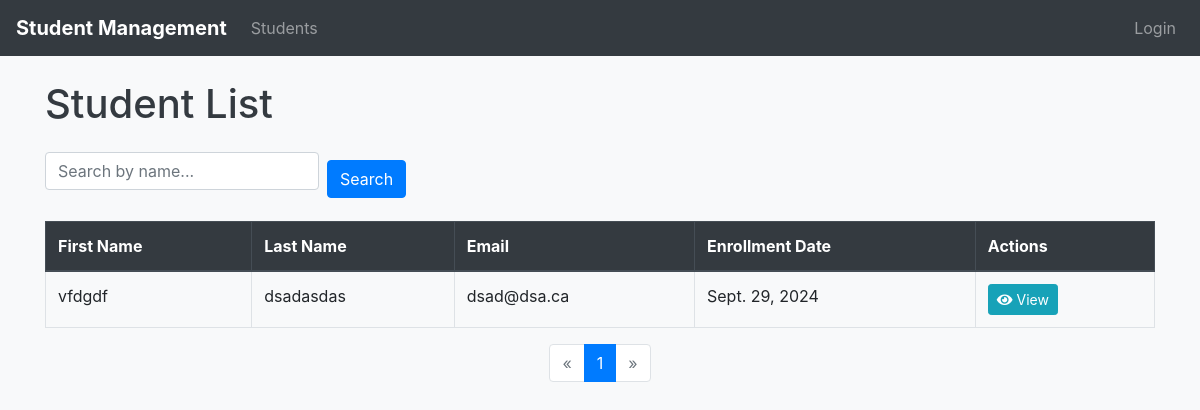
The app's page /, older data.
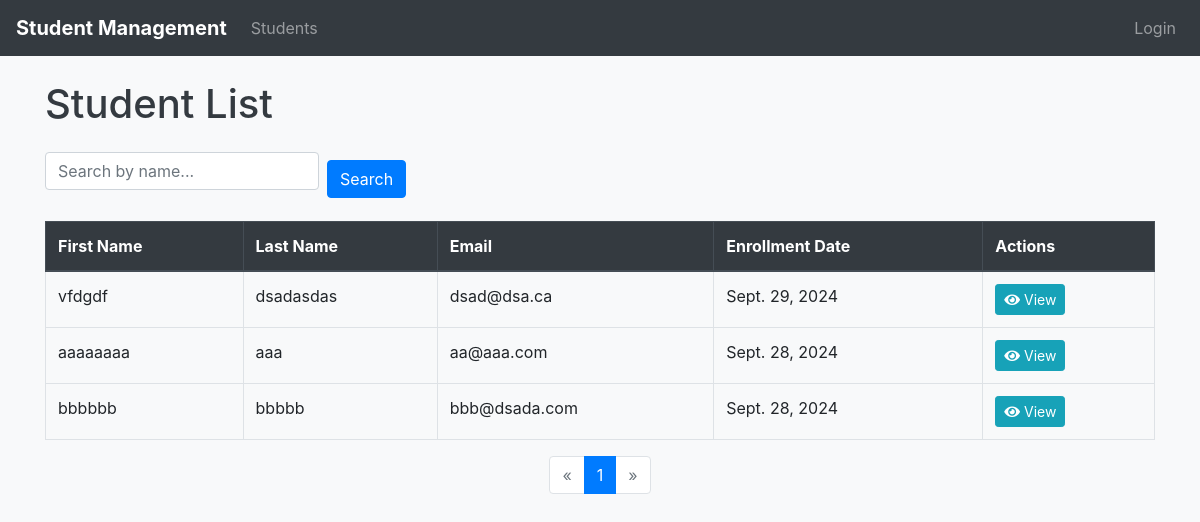
The same page, newer data.
### students/models.py (models this page shows)
class Student(models.Model):
    first_name = models.CharField(max_length=50)
    last_name = models.CharField(max_length=50)
    email = models.EmailField(unique=True)
    date_of_birth = models.DateField()
    enrollment_date = models.DateField()
    grade = models.IntegerField()

### students/views.py (the view)
# urls.py: path('', views.student_list, name='student_list'),
def student_list(request):
    query = request.GET.get('q')
    student_list = Student.objects.all()
    if query:
        student_list = student_list.filter(
            models.Q(first_name__icontains=query) | models.Q(last_name__icontains=query)
        )
    paginator = Paginator(student_list, 10)  # Show 10 students per page
    page = request.GET.get('page')
    try:
        students = paginator.page(page)
    except PageNotAnInteger:
        students = paginator.page(1)
    except EmptyPage:
        students = paginator.page(paginator.num_pages)
    context = {'students': students}
    return render(request, 'students/student_list.html', context)

### students/templates/students/student_list.html (shortened to what this page needs)
{% extends 'base.html' %}
{% load static %}
{% block content %}
<h1 class="mb-4">Student List</h1>
<form method="get" action="." class="form-inline mb-3">
    <div class="form-group mr-2">
        <input type="text" name="q" placeholder="Search by name..." class="form-control" value="{{ request.GET.q }}">
    </div>
    <button type="submit" class="btn btn-primary">Search</button>
</form>
<table class="table table-bordered table-hover">
    <thead class="thead-dark">
        <tr>
            <th>First Name</th>
            <th>Last Name</th>
            <th>Email</th>
            <th>Enrollment Date</th>
            <th>Actions</th>
        </tr>
    </thead>
    <tbody>
        {% for student in students %}
            <tr>
                <td>{{ student.first_name }}</td>
                <td>{{ student.last_name }}</td>
                <td>{{ student.email }}</td>
                <td>{{ student.enrollment_date }}</td>
                <td>
                    <a href="{% url 'student_detail' student.pk %}" class="btn btn-sm btn-info">
                        <i class="fas fa-eye"></i> View
                    </a>
                </td>
            </tr>
        {% empty %}
            <tr>
                <td colspan="5">No students found.</td>
            </tr>
        {% endfor %}
    </tbody>
</table>
<nav aria-label="Page navigation">
    <ul class="pagination justify-content-center">
        {% if students.has_previous %}
            <li class="page-item">
                <a class="page-link" href="?{% if request.GET.q %}q={{ request.GET.q }}&amp;{% endif %}page={{ students.previous_page_number }}" aria-label="Previous">
                    <span aria-hidden="true">&laquo;</span>
                </a>
            </li>
        {% else %}
            <li class="page-item disabled">
                <span class="page-link">&laquo;</span>
            </li>
        {% endif %}
        {% for num in students.paginator.page_range %}
            {% if students.number == num %}
                <li class="page-item active">
                    <span class="page-link">{{ num }}</span>
                </li>
            {% elif num > students.number|add:'-3' and num < students.number|add:'3' %}
                <li class="page-item">
                    <a class="page-link" href="?{% if request.GET.q %}q={{ request.GET.q }}&amp;{% endif %}page={{ num }}">{{ num }}</a>
                </li>
            {% endif %}
        {% endfor %}
        {% if students.has_next %}
            <li class="page-item">
                <a class="page-link" href="?{% if request.GET.q %}q={{ request.GET.q }}&amp;{% endif %}page={{ students.next_page_number }}" aria-label="Next">
                    <span aria-hidden="true">&raquo;</span>
                </a>
            </li>
        {% else %}
            <li class="page-item disabled">
                <span class="page-link">&raquo;</span>
            </li>
        {% endif %}
    </ul>
</nav>
{% endblock %}

Row changes from the older to the newer data that the page shows:
added Student: first_name "aaaaaaaa", last_name "aaa", email "aa@aaa.com", enrollment_date "Sept. 28, 2024"
added Student: first_name "bbbbbb", last_name "bbbbb", email "bbb@dsada.com", enrollment_date "Sept. 28, 2024"
